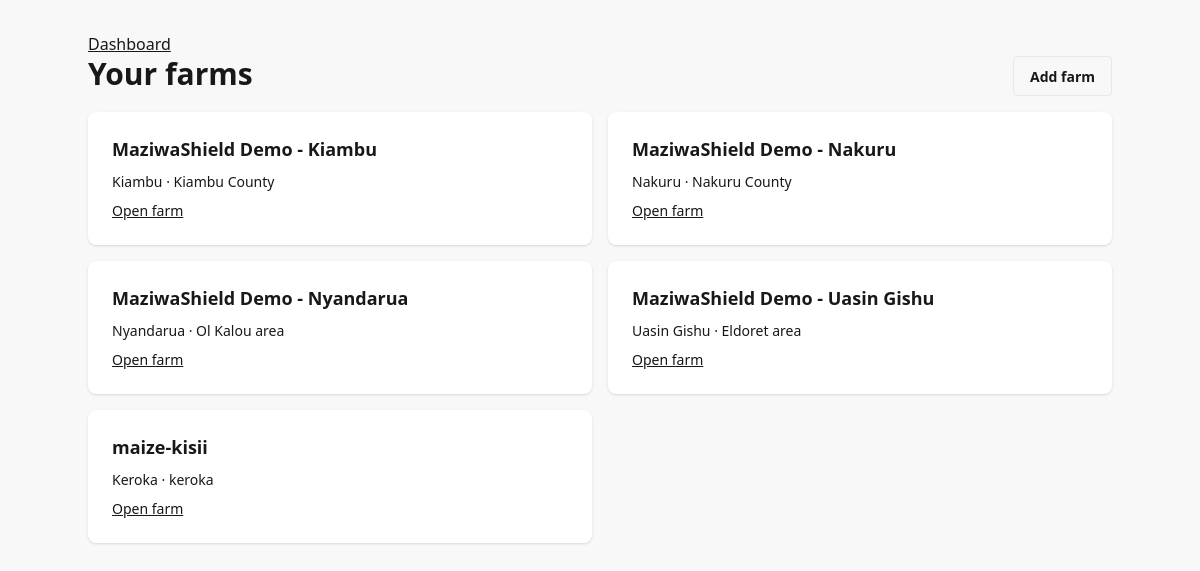
The app's page /farms/ (signed in) with its own data.
### farms/models.py (models this page shows, shortened)
class Farm(models.Model):
    owner = models.ForeignKey(
        settings.AUTH_USER_MODEL,
        on_delete=models.PROTECT,
        related_name="farms",
    )
    name = models.CharField(max_length=150)
    county = models.CharField(max_length=100, blank=True)
    location = models.CharField(max_length=255)
    herd_size = models.PositiveIntegerField(null=True, blank=True)
    average_daily_milk_litres = models.DecimalField(
        max_digits=10,
        decimal_places=2,
        null=True,
        blank=True,
        validators=[MinValueValidator(Decimal("0"))],
    )
    milk_price_per_litre_kes = models.DecimalField(
        max_digits=10,
        decimal_places=2,
        null=True,
        blank=True,
        validators=[MinValueValidator(Decimal("0"))],
    )
    latitude = models.DecimalField(
        max_digits=9,
        decimal_places=6,
        null=True,
        blank=True,
        validators=[MinValueValidator(Decimal("-90")), MaxValueValidator(Decimal("90"))],
    )
    longitude = models.DecimalField(
        max_digits=9,
        decimal_places=6,
        null=True,
        blank=True,
        validators=[
            MinValueValidator(Decimal("-180")),
            MaxValueValidator(Decimal("180")),
        ],
    )
    created_at = models.DateTimeField(auto_now_add=True)
    updated_at = models.DateTimeField(auto_now=True)
    class Meta:
        ordering = ["name"]
        constraints = [
            models.CheckConstraint(
                condition=(
                    Q(latitude__isnull=True, longitude__isnull=True)
                    | Q(latitude__isnull=False, longitude__isnull=False)
                ),
                name="farm_coordinates_both_or_neither",
            ),
            models.CheckConstraint(
                condition=Q(latitude__isnull=True)
                | Q(latitude__gte=Decimal("-90"), latitude__lte=Decimal("90")),
                name="farm_latitude_in_range",
            ),
            models.CheckConstraint(
                condition=Q(longitude__isnull=True)
                | Q(longitude__gte=Decimal("-180"), longitude__lte=Decimal("180")),
                name="farm_longitude_in_range",
            ),
        ]

### core/views.py (the view)
# urls.py: path('farms/', views.farm_list, name="farm_list"),
@login_required
def farm_list(request):
  return render(request, "farms/farm_list.html", {"farms": Farm.objects.filter(owner=request.user)})

### templates/farms/farm_list.html
{% extends 'base.html' %}{% block title %}Your farms | MaziwaShield{% endblock %}{% block content %}
<main class="min-h-screen bg-base-200 p-4 sm:p-8"><section class="mx-auto max-w-5xl space-y-4"><a class="link" href="{% url 'core:dashboard' %}">Dashboard</a><header class="flex justify-between"><h1 class="text-3xl font-bold">Your farms</h1><a class="btn" href="{% url 'core:farm_create' %}">Add farm</a></header>{% if farms %}<div class="grid gap-4 sm:grid-cols-2">{% for farm in farms %}<article class="card bg-base-100 shadow"><div class="card-body"><h2 class="card-title">{{ farm.name }}</h2><p>{% if farm.county %}{{ farm.county }} · {% endif %}{{ farm.location }}</p><a class="link" href="{% url 'core:farm_detail' farm.id %}">Open farm</a></div></article>{% endfor %}</div>{% else %}<p class="card bg-base-100 p-6">No farms have been added.</p>{% endif %}</section></main>{% endblock %}

### records on screen
Farm: name "MaziwaShield Demo - Kiambu", county "Kiambu", location "Kiambu County"
Farm: name "MaziwaShield Demo - Nakuru", county "Nakuru", location "Nakuru County"
Farm: name "MaziwaShield Demo - Nyandarua", county "Nyandarua", location "Ol Kalou area"
Farm: name "MaziwaShield Demo - Uasin Gishu", county "Uasin Gishu", location "Eldoret area"
Farm: name "maize-kisii", county "Keroka", location "keroka"
